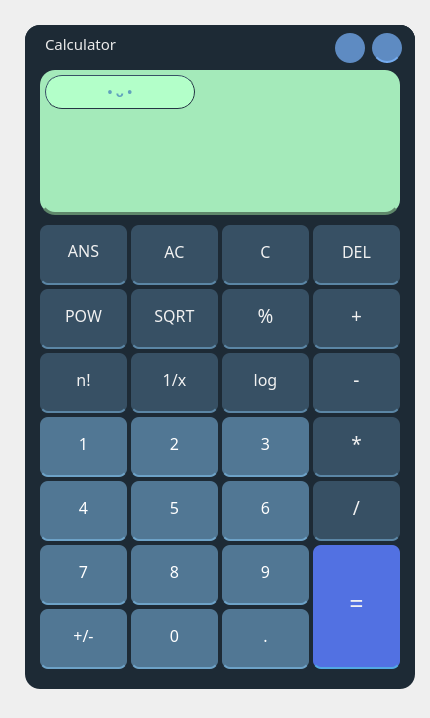
<?xml version="1.0" encoding="UTF-8"?>
<ui version="4.0">
 <class>Calculator</class>
 <widget class="QMainWindow" name="Calculator">
  <property name="geometry">
   <rect>
    <x>0</x>
    <y>0</y>
    <width>430</width>
    <height>718</height>
   </rect>
  </property>
  <property name="font">
   <font>
    <family>Cascadia Code</family>
   </font>
  </property>
  <property name="windowTitle">
   <string>MainWindow</string>
  </property>
  <widget class="QWidget" name="centralwidget">
   <widget class="QWidget" name="widget" native="true">
    <property name="geometry">
     <rect>
      <x>25</x>
      <y>25</y>
      <width>390</width>
      <height>664</height>
     </rect>
    </property>
    <property name="font">
     <font>
      <family>Cascadia Code</family>
      <pointsize>16</pointsize>
     </font>
    </property>
    <property name="styleSheet">
     <string notr="true">background-color:rgb(29, 42, 53);
border-radius:15px;</string>
    </property>
    <widget class="QLineEdit" name="result_field">
     <property name="geometry">
      <rect>
       <x>15</x>
       <y>45</y>
       <width>360</width>
       <height>145</height>
      </rect>
     </property>
     <property name="sizePolicy">
      <sizepolicy hsizetype="Expanding" vsizetype="Expanding">
       <horstretch>0</horstretch>
       <verstretch>0</verstretch>
      </sizepolicy>
     </property>
     <property name="minimumSize">
      <size>
       <width>0</width>
       <height>0</height>
      </size>
     </property>
     <property name="maximumSize">
      <size>
       <width>16777215</width>
       <height>16777215</height>
      </size>
     </property>
     <property name="font">
      <font>
       <family>Cascadia Code</family>
       <pointsize>26</pointsize>
       <kerning>true</kerning>
      </font>
     </property>
     <property name="layoutDirection">
      <enum>Qt::LeftToRight</enum>
     </property>
     <property name="styleSheet">
      <string notr="true">/*background-color:rgba(17, 30, 42, 255);
border-bottom:2px solid rgba(0, 0, 0, 0);
border-bottom-color:rgba(46, 82, 101, 255);
padding-bottom:7px;*/

color:rgba(71, 128, 177, 235);


background-color: rgba(179, 255, 201, 230);
border-bottom:3px solid rgba(0, 0, 0, 0);
border-bottom-color:rgb(95, 136, 107);
padding-bottom:7px;
</string>
     </property>
     <property name="text">
      <string/>
     </property>
     <property name="maxLength">
      <number>30</number>
     </property>
     <property name="frame">
      <bool>true</bool>
     </property>
     <property name="cursorPosition">
      <number>0</number>
     </property>
     <property name="alignment">
      <set>Qt::AlignCenter</set>
     </property>
     <property name="dragEnabled">
      <bool>true</bool>
     </property>
     <property name="readOnly">
      <bool>true</bool>
     </property>
     <property name="placeholderText">
      <string/>
     </property>
     <property name="cursorMoveStyle">
      <enum>Qt::VisualMoveStyle</enum>
     </property>
     <property name="clearButtonEnabled">
      <bool>false</bool>
     </property>
    </widget>
    <widget class="QPushButton" name="ANS">
     <property name="geometry">
      <rect>
       <x>15</x>
       <y>200</y>
       <width>87</width>
       <height>60</height>
      </rect>
     </property>
     <property name="font">
      <font>
       <family>Cascadia Code</family>
       <pointsize>12</pointsize>
       <weight>50</weight>
       <bold>false</bold>
      </font>
     </property>
     <property name="styleSheet">
      <string notr="true">QPushButton#ANS{
background-color:rgba(55, 80, 100, 255);
border-bottom:2px solid rgba(0, 0, 0, 0);
border-bottom-color:rgb(91, 134, 165);
padding-bottom:7px;
color:rgba(241, 241, 241, 255);
border-radius:8px;
}

QPushButton#ANS:pressed{
padding-left:4px;
padding-top:4px;
background-color:rgba(55, 80, 100, 100);
background-position:calc(100% - 10px)center;
}

QPushButton#ANS:hover{
background-color:rgba(55, 80, 100, 200);
}</string>
     </property>
     <property name="text">
      <string>ANS</string>
     </property>
    </widget>
    <widget class="QPushButton" name="AC">
     <property name="geometry">
      <rect>
       <x>106</x>
       <y>200</y>
       <width>87</width>
       <height>60</height>
      </rect>
     </property>
     <property name="font">
      <font>
       <family>Cascadia Code</family>
       <pointsize>12</pointsize>
      </font>
     </property>
     <property name="styleSheet">
      <string notr="true">QPushButton#AC{
background-color:rgba(55, 80, 100, 255);
border-bottom:2px solid rgba(0, 0, 0, 0);
border-bottom-color:rgb(91, 134, 165);
padding-bottom:5px;
color:rgba(241, 241, 241, 255);
border-radius:8px;
}

QPushButton#AC:pressed{
padding-left:4px;
padding-top:4px;
background-color:rgba(55, 80, 100, 100);
background-position:calc(100% - 10px)center;
}

QPushButton#AC:hover{
background-color:rgba(55, 80, 100, 200);
}</string>
     </property>
     <property name="text">
      <string>AC</string>
     </property>
    </widget>
    <widget class="QPushButton" name="C">
     <property name="geometry">
      <rect>
       <x>197</x>
       <y>200</y>
       <width>87</width>
       <height>60</height>
      </rect>
     </property>
     <property name="font">
      <font>
       <family>Cascadia Code</family>
       <pointsize>12</pointsize>
      </font>
     </property>
     <property name="styleSheet">
      <string notr="true">QPushButton#C{
background-color:rgba(55, 80, 100, 255);
border-bottom:2px solid rgba(0, 0, 0, 0);
border-bottom-color:rgb(91, 134, 165);
padding-bottom:5px;
color:rgba(241, 241, 241, 255);
border-radius:8px;
}

QPushButton#C:pressed{
padding-left:4px;
padding-top:4px;
background-color:rgba(55, 80, 100, 100);
background-position:calc(100% - 10px)center;
}

QPushButton#C:hover{
background-color:rgba(55, 80, 100, 200);
}</string>
     </property>
     <property name="text">
      <string>C</string>
     </property>
    </widget>
    <widget class="QPushButton" name="DEL">
     <property name="geometry">
      <rect>
       <x>288</x>
       <y>200</y>
       <width>87</width>
       <height>60</height>
      </rect>
     </property>
     <property name="font">
      <font>
       <family>Cascadia Code</family>
       <pointsize>12</pointsize>
      </font>
     </property>
     <property name="styleSheet">
      <string notr="true">QPushButton#DEL{
background-color:rgba(55, 80, 100, 255);
border-bottom:2px solid rgba(0, 0, 0, 0);
border-bottom-color:rgb(91, 134, 165);
padding-bottom:5px;
color:rgba(241, 241, 241, 255);
border-radius:8px;
}

QPushButton#DEL:pressed{
padding-left:4px;
padding-top:4px;
background-color:rgba(55, 80, 100, 100);
background-position:calc(100% - 10px)center;
}

QPushButton#DEL:hover{
background-color:rgba(55, 80, 100, 200);
}</string>
     </property>
     <property name="text">
      <string>DEL</string>
     </property>
    </widget>
    <widget class="QPushButton" name="POW">
     <property name="geometry">
      <rect>
       <x>15</x>
       <y>264</y>
       <width>87</width>
       <height>60</height>
      </rect>
     </property>
     <property name="font">
      <font>
       <family>Cascadia Code</family>
       <pointsize>12</pointsize>
      </font>
     </property>
     <property name="styleSheet">
      <string notr="true">QPushButton#POW{
background-color:rgba(55, 80, 100, 255);
border-bottom:2px solid rgba(0, 0, 0, 0);
border-bottom-color:rgb(91, 134, 165);
padding-bottom:5px;
color:rgba(241, 241, 241, 255);
border-radius:8px;
}

QPushButton#POW:pressed{
padding-left:4px;
padding-top:4px;
background-color:rgba(55, 80, 100, 100);
background-position:calc(100% - 10px)center;
}

QPushButton#POW:hover{
background-color:rgba(55, 80, 100, 200);
}</string>
     </property>
     <property name="text">
      <string>POW</string>
     </property>
    </widget>
    <widget class="QPushButton" name="SQRT">
     <property name="geometry">
      <rect>
       <x>106</x>
       <y>264</y>
       <width>87</width>
       <height>60</height>
      </rect>
     </property>
     <property name="font">
      <font>
       <family>Cascadia Code</family>
       <pointsize>12</pointsize>
      </font>
     </property>
     <property name="styleSheet">
      <string notr="true">QPushButton#SQRT{
background-color:rgba(55, 80, 100, 255);
border-bottom:2px solid rgba(0, 0, 0, 0);
border-bottom-color:rgb(91, 134, 165);
padding-bottom:5px;
color:rgba(241, 241, 241, 255);
border-radius:8px;
}

QPushButton#SQRT:pressed{
padding-left:4px;
padding-top:4px;
background-color:rgba(55, 80, 100, 100);
background-position:calc(100% - 10px)center;
}

QPushButton#SQRT:hover{
background-color:rgba(55, 80, 100, 200);
}</string>
     </property>
     <property name="text">
      <string>SQRT</string>
     </property>
    </widget>
    <widget class="QPushButton" name="PERCENTAGE">
     <property name="geometry">
      <rect>
       <x>197</x>
       <y>264</y>
       <width>87</width>
       <height>60</height>
      </rect>
     </property>
     <property name="font">
      <font>
       <family>Cascadia Code</family>
       <pointsize>14</pointsize>
       <weight>50</weight>
       <bold>false</bold>
      </font>
     </property>
     <property name="styleSheet">
      <string notr="true">QPushButton#PERCENTAGE{
background-color:rgba(55, 80, 100, 255);
border-bottom:2px solid rgba(0, 0, 0, 0);
border-bottom-color:rgb(91, 134, 165);
padding-bottom:5px;
color:rgba(241, 241, 241, 255);
border-radius:8px;
}

QPushButton#PERCENTAGE:pressed{
padding-left:4px;
padding-top:4px;
background-color:rgba(55, 80, 100, 100);
background-position:calc(100% - 10px)center;
}

QPushButton#PERCENTAGE:hover{
background-color:rgba(55, 80, 100, 200);
}</string>
     </property>
     <property name="text">
      <string>%</string>
     </property>
    </widget>
    <widget class="QPushButton" name="PLUS">
     <property name="geometry">
      <rect>
       <x>288</x>
       <y>264</y>
       <width>87</width>
       <height>60</height>
      </rect>
     </property>
     <property name="font">
      <font>
       <family>Cascadia Code</family>
       <pointsize>14</pointsize>
      </font>
     </property>
     <property name="styleSheet">
      <string notr="true">QPushButton#PLUS{
background-color:rgba(55, 80, 100, 255);
border-bottom:2px solid rgba(0, 0, 0, 0);
border-bottom-color:rgb(91, 134, 165);
padding-bottom:5px;
color:rgba(241, 241, 241, 255);
border-radius:8px;
}

QPushButton#PLUS:pressed{
padding-left:4px;
padding-top:4px;
background-color:rgba(55, 80, 100, 100);
background-position:calc(100% - 10px)center;
}

QPushButton#PLUS:hover{
background-color:rgba(55, 80, 100, 200);
}</string>
     </property>
     <property name="text">
      <string>+</string>
     </property>
    </widget>
    <widget class="QPushButton" name="MINUS">
     <property name="geometry">
      <rect>
       <x>288</x>
       <y>328</y>
       <width>87</width>
       <height>60</height>
      </rect>
     </property>
     <property name="font">
      <font>
       <family>Cascadia Code</family>
       <pointsize>14</pointsize>
      </font>
     </property>
     <property name="styleSheet">
      <string notr="true">QPushButton#MINUS{
background-color:rgba(55, 80, 100, 255);
border-bottom:2px solid rgba(0, 0, 0, 0);
border-bottom-color:rgb(91, 134, 165);
padding-bottom:5px;
color:rgba(241, 241, 241, 255);
border-radius:8px;
}

QPushButton#MINUS:pressed{
padding-left:4px;
padding-top:4px;
background-color:rgba(55, 80, 100, 100);
background-position:calc(100% - 10px)center;
}

QPushButton#MINUS:hover{
background-color:rgba(55, 80, 100, 200);
}</string>
     </property>
     <property name="text">
      <string>-</string>
     </property>
    </widget>
    <widget class="QPushButton" name="TIMES">
     <property name="geometry">
      <rect>
       <x>288</x>
       <y>392</y>
       <width>87</width>
       <height>60</height>
      </rect>
     </property>
     <property name="font">
      <font>
       <family>Cascadia Code</family>
       <pointsize>14</pointsize>
      </font>
     </property>
     <property name="styleSheet">
      <string notr="true">QPushButton#TIMES{
background-color:rgba(55, 80, 100, 255);
border-bottom:2px solid rgba(0, 0, 0, 0);
border-bottom-color:rgb(91, 134, 165);
padding-bottom:5px;
color:rgba(241, 241, 241, 255);
border-radius:8px;
}

QPushButton#TIMES:pressed{
padding-left:4px;
padding-top:4px;
background-color:rgba(55, 80, 100, 100);
background-position:calc(100% - 10px)center;
}

QPushButton#TIMES:hover{
background-color:rgba(55, 80, 100, 200);
}</string>
     </property>
     <property name="text">
      <string>*</string>
     </property>
    </widget>
    <widget class="QPushButton" name="DIV">
     <property name="geometry">
      <rect>
       <x>288</x>
       <y>456</y>
       <width>87</width>
       <height>60</height>
      </rect>
     </property>
     <property name="font">
      <font>
       <family>Cascadia Code</family>
       <pointsize>14</pointsize>
      </font>
     </property>
     <property name="styleSheet">
      <string notr="true">QPushButton#DIV{
background-color:rgba(55, 80, 100, 255);
border-bottom:2px solid rgba(0, 0, 0, 0);
border-bottom-color:rgb(91, 134, 165);
padding-bottom:5px;
color:rgba(241, 241, 241, 255);
border-radius:8px;
}

QPushButton#DIV:pressed{
padding-left:4px;
padding-top:4px;
background-color:rgba(55, 80, 100, 100);
background-position:calc(100% - 10px)center;
}

QPushButton#DIV:hover{
background-color:rgba(55, 80, 100, 200);
}</string>
     </property>
     <property name="text">
      <string>/</string>
     </property>
    </widget>
    <widget class="QPushButton" name="EQUAL">
     <property name="geometry">
      <rect>
       <x>288</x>
       <y>520</y>
       <width>87</width>
       <height>124</height>
      </rect>
     </property>
     <property name="font">
      <font>
       <family>Cascadia Code</family>
       <pointsize>19</pointsize>
      </font>
     </property>
     <property name="styleSheet">
      <string notr="true">QPushButton#EQUAL{
background-color:rgba(82, 113, 226, 255);
border-bottom:2px solid rgba(0, 0, 0, 0);
border-bottom-color:rgb(82, 168, 226);
padding-bottom:5px;
color:rgba(241, 241, 241, 255);
border-radius:8px;
}

QPushButton#EQUAL:pressed{
padding-left:4px;
padding-top:4px;
background-color:rgba(82, 113, 226, 100);
background-position:calc(100% - 10px)center;
}

QPushButton#EQUAL:hover{
background-color:rgba(82, 113, 226, 200);
}</string>
     </property>
     <property name="text">
      <string>=</string>
     </property>
    </widget>
    <widget class="QPushButton" name="N1">
     <property name="geometry">
      <rect>
       <x>15</x>
       <y>392</y>
       <width>87</width>
       <height>60</height>
      </rect>
     </property>
     <property name="font">
      <font>
       <family>Cascadia Code</family>
       <pointsize>12</pointsize>
      </font>
     </property>
     <property name="styleSheet">
      <string notr="true">QPushButton#N1{
background-color:rgba(85, 124, 154, 238);
border-bottom:2px solid rgba(0, 0, 0, 0);
border-bottom-color:rgb(109, 162, 199);
padding-bottom:5px;
color:rgba(255, 255, 255, 255);
border-radius:8px;
}

QPushButton#N1:pressed{
padding-left:4px;
padding-top:4px;
background-color:rgba(85, 124, 154, 100);
background-position:calc(100% - 10px)center;
}

QPushButton#N1:hover{
background-color:rgba(85, 124, 154, 200);
}</string>
     </property>
     <property name="text">
      <string>1</string>
     </property>
    </widget>
    <widget class="QPushButton" name="N2">
     <property name="geometry">
      <rect>
       <x>106</x>
       <y>392</y>
       <width>87</width>
       <height>60</height>
      </rect>
     </property>
     <property name="font">
      <font>
       <family>Cascadia Code</family>
       <pointsize>12</pointsize>
      </font>
     </property>
     <property name="styleSheet">
      <string notr="true">QPushButton#N2{
background-color:rgba(85, 124, 154, 238);
border-bottom:2px solid rgba(0, 0, 0, 0);
border-bottom-color:rgb(109, 162, 199);
padding-bottom:5px;
color:rgba(255, 255, 255, 255);
border-radius:8px;
}

QPushButton#N2:pressed{
padding-left:4px;
padding-top:4px;
background-color:rgba(85, 124, 154, 100);
background-position:calc(100% - 10px)center;
}

QPushButton#N2:hover{
background-color:rgba(85, 124, 154, 200);
}</string>
     </property>
     <property name="text">
      <string>2</string>
     </property>
    </widget>
    <widget class="QPushButton" name="N3">
     <property name="geometry">
      <rect>
       <x>197</x>
       <y>392</y>
       <width>87</width>
       <height>60</height>
      </rect>
     </property>
     <property name="font">
      <font>
       <family>Cascadia Code</family>
       <pointsize>12</pointsize>
      </font>
     </property>
     <property name="styleSheet">
      <string notr="true">QPushButton#N3{
background-color:rgba(85, 124, 154, 238);
border-bottom:2px solid rgba(0, 0, 0, 0);
border-bottom-color:rgb(109, 162, 199);
padding-bottom:5px;
color:rgba(255, 255, 255, 255);
border-radius:8px;
}

QPushButton#N3:pressed{
padding-left:4px;
padding-top:4px;
background-color:rgba(85, 124, 154, 100);
background-position:calc(100% - 10px)center;
}

QPushButton#N3:hover{
background-color:rgba(85, 124, 154, 200);
}</string>
     </property>
     <property name="text">
      <string>3</string>
     </property>
    </widget>
    <widget class="QPushButton" name="N4">
     <property name="geometry">
      <rect>
       <x>15</x>
       <y>456</y>
       <width>87</width>
       <height>60</height>
      </rect>
     </property>
     <property name="font">
      <font>
       <family>Cascadia Code</family>
       <pointsize>12</pointsize>
      </font>
     </property>
     <property name="styleSheet">
      <string notr="true">QPushButton#N4{
background-color:rgba(85, 124, 154, 238);
border-bottom:2px solid rgba(0, 0, 0, 0);
border-bottom-color:rgb(109, 162, 199);
padding-bottom:5px;
color:rgba(255, 255, 255, 255);
border-radius:8px;
}

QPushButton#N4:pressed{
padding-left:4px;
padding-top:4px;
background-color:rgba(85, 124, 154, 100);
background-position:calc(100% - 10px)center;
}

QPushButton#N4:hover{
background-color:rgba(85, 124, 154, 200);
}</string>
     </property>
     <property name="text">
      <string>4</string>
     </property>
    </widget>
    <widget class="QPushButton" name="N5">
     <property name="geometry">
      <rect>
       <x>106</x>
       <y>456</y>
       <width>87</width>
       <height>60</height>
      </rect>
     </property>
     <property name="font">
      <font>
       <family>Cascadia Code</family>
       <pointsize>12</pointsize>
      </font>
     </property>
     <property name="styleSheet">
      <string notr="true">QPushButton#N5{
background-color:rgba(85, 124, 154, 238);
border-bottom:2px solid rgba(0, 0, 0, 0);
border-bottom-color:rgb(109, 162, 199);
padding-bottom:5px;
color:rgba(255, 255, 255, 255);
border-radius:8px;
}

QPushButton#N5:pressed{
padding-left:4px;
padding-top:4px;
background-color:rgba(85, 124, 154, 100);
background-position:calc(100% - 10px)center;
}

QPushButton#N5:hover{
background-color:rgba(85, 124, 154, 200);
}</string>
     </property>
     <property name="text">
      <string>5</string>
     </property>
    </widget>
    <widget class="QPushButton" name="N6">
     <property name="geometry">
      <rect>
       <x>197</x>
       <y>456</y>
       <width>87</width>
       <height>60</height>
      </rect>
     </property>
     <property name="font">
      <font>
       <family>Cascadia Code</family>
       <pointsize>12</pointsize>
      </font>
     </property>
     <property name="styleSheet">
      <string notr="true">QPushButton#N6{
background-color:rgba(85, 124, 154, 238);
border-bottom:2px solid rgba(0, 0, 0, 0);
border-bottom-color:rgb(109, 162, 199);
padding-bottom:5px;
color:rgba(255, 255, 255, 255);
border-radius:8px;
}

QPushButton#N6:pressed{
padding-left:4px;
padding-top:4px;
background-color:rgba(85, 124, 154, 100);
background-position:calc(100% - 10px)center;
}

QPushButton#N6:hover{
background-color:rgba(85, 124, 154, 200);
}</string>
     </property>
     <property name="text">
      <string>6</string>
     </property>
    </widget>
    <widget class="QPushButton" name="N7">
     <property name="geometry">
      <rect>
       <x>15</x>
       <y>520</y>
       <width>87</width>
       <height>60</height>
      </rect>
     </property>
     <property name="font">
      <font>
       <family>Cascadia Code</family>
       <pointsize>12</pointsize>
      </font>
     </property>
     <property name="styleSheet">
      <string notr="true">QPushButton#N7{
background-color:rgba(85, 124, 154, 238);
border-bottom:2px solid rgba(0, 0, 0, 0);
border-bottom-color:rgb(109, 162, 199);
padding-bottom:5px;
color:rgba(255, 255, 255, 255);
border-radius:8px;
}

QPushButton#N7:pressed{
padding-left:4px;
padding-top:4px;
background-color:rgba(85, 124, 154, 100);
background-position:calc(100% - 10px)center;
}

QPushButton#N7:hover{
background-color:rgba(85, 124, 154, 200);
}</string>
     </property>
     <property name="text">
      <string>7</string>
     </property>
    </widget>
    <widget class="QPushButton" name="SIGNAL">
     <property name="geometry">
      <rect>
       <x>15</x>
       <y>584</y>
       <width>87</width>
       <height>60</height>
      </rect>
     </property>
     <property name="font">
      <font>
       <family>Cascadia Code</family>
       <pointsize>12</pointsize>
      </font>
     </property>
     <property name="styleSheet">
      <string notr="true">QPushButton#SIGNAL{
background-color:rgba(85, 124, 154, 238);
border-bottom:2px solid rgba(0, 0, 0, 0);
border-bottom-color:rgb(109, 162, 199);
padding-bottom:5px;
color:rgba(255, 255, 255, 255);
border-radius:8px;
}

QPushButton#SIGNAL:pressed{
padding-left:4px;
padding-top:4px;
background-color:rgba(85, 124, 154, 100);
background-position:calc(100% - 10px)center;
}

QPushButton#SIGNAL:hover{
background-color:rgba(85, 124, 154, 200);
}</string>
     </property>
     <property name="text">
      <string>+/-</string>
     </property>
    </widget>
    <widget class="QPushButton" name="N0">
     <property name="geometry">
      <rect>
       <x>106</x>
       <y>584</y>
       <width>87</width>
       <height>60</height>
      </rect>
     </property>
     <property name="font">
      <font>
       <family>Cascadia Code</family>
       <pointsize>12</pointsize>
      </font>
     </property>
     <property name="styleSheet">
      <string notr="true">QPushButton#N0{
background-color:rgba(85, 124, 154, 238);
border-bottom:2px solid rgba(0, 0, 0, 0);
border-bottom-color:rgb(109, 162, 199);
padding-bottom:5px;
color:rgba(255, 255, 255, 255);
border-radius:8px;
}

QPushButton#N0:pressed{
padding-left:4px;
padding-top:4px;
background-color:rgba(85, 124, 154, 100);
background-position:calc(100% - 10px)center;
}

QPushButton#N0:hover{
background-color:rgba(85, 124, 154, 200);
}</string>
     </property>
     <property name="text">
      <string>0</string>
     </property>
    </widget>
    <widget class="QPushButton" name="N8">
     <property name="geometry">
      <rect>
       <x>106</x>
       <y>520</y>
       <width>87</width>
       <height>60</height>
      </rect>
     </property>
     <property name="font">
      <font>
       <family>Cascadia Code</family>
       <pointsize>12</pointsize>
      </font>
     </property>
     <property name="styleSheet">
      <string notr="true">QPushButton#N8{
background-color:rgba(85, 124, 154, 238);
border-bottom:2px solid rgba(0, 0, 0, 0);
border-bottom-color:rgb(109, 162, 199);
padding-bottom:5px;
color:rgba(255, 255, 255, 255);
border-radius:8px;
}

QPushButton#N8:pressed{
padding-left:4px;
padding-top:4px;
background-color:rgba(85, 124, 154, 100);
background-position:calc(100% - 10px)center;
}

QPushButton#N8:hover{
background-color:rgba(85, 124, 154, 200);
}</string>
     </property>
     <property name="text">
      <string>8</string>
     </property>
    </widget>
    <widget class="QPushButton" name="N9">
     <property name="geometry">
      <rect>
       <x>197</x>
       <y>520</y>
       <width>87</width>
       <height>60</height>
      </rect>
     </property>
     <property name="font">
      <font>
       <family>Cascadia Code</family>
       <pointsize>12</pointsize>
      </font>
     </property>
     <property name="styleSheet">
      <string notr="true">QPushButton#N9{
background-color:rgba(85, 124, 154, 238);
border-bottom:2px solid rgba(0, 0, 0, 0);
border-bottom-color:rgb(109, 162, 199);
padding-bottom:5px;
color:rgba(255, 255, 255, 255);
border-radius:8px;
}

QPushButton#N9:pressed{
padding-left:4px;
padding-top:4px;
background-color:rgba(85, 124, 154, 100);
background-position:calc(100% - 10px)center;
}

QPushButton#N9:hover{
background-color:rgba(85, 124, 154, 200);
}</string>
     </property>
     <property name="text">
      <string>9</string>
     </property>
    </widget>
    <widget class="QPushButton" name="DECIMAL">
     <property name="geometry">
      <rect>
       <x>197</x>
       <y>584</y>
       <width>87</width>
       <height>60</height>
      </rect>
     </property>
     <property name="font">
      <font>
       <family>Cascadia Code</family>
       <pointsize>12</pointsize>
      </font>
     </property>
     <property name="styleSheet">
      <string notr="true">QPushButton#DECIMAL{
background-color:rgba(85, 124, 154, 238);
border-bottom:2px solid rgba(0, 0, 0, 0);
border-bottom-color:rgb(109, 162, 199);
padding-bottom:5px;
color:rgba(255, 255, 255, 255);
border-radius:8px;
}

QPushButton#DECIMAL:pressed{
padding-left:4px;
padding-top:4px;
background-color:rgba(85, 124, 154, 100);
background-position:calc(100% - 10px)center;
}

QPushButton#DECIMAL:hover{
background-color:rgba(85, 124, 154, 200);
}</string>
     </property>
     <property name="text">
      <string>.</string>
     </property>
    </widget>
    <widget class="QFrame" name="header_frame">
     <property name="geometry">
      <rect>
       <x>0</x>
       <y>0</y>
       <width>390</width>
       <height>38</height>
      </rect>
     </property>
     <property name="styleSheet">
      <string notr="true"/>
     </property>
     <property name="frameShape">
      <enum>QFrame::StyledPanel</enum>
     </property>
     <property name="frameShadow">
      <enum>QFrame::Raised</enum>
     </property>
     <widget class="QFrame" name="frame">
      <property name="geometry">
       <rect>
        <x>270</x>
        <y>0</y>
        <width>120</width>
        <height>38</height>
       </rect>
      </property>
      <property name="frameShape">
       <enum>QFrame::StyledPanel</enum>
      </property>
      <property name="frameShadow">
       <enum>QFrame::Raised</enum>
      </property>
      <widget class="QPushButton" name="close_window_button">
       <property name="geometry">
        <rect>
         <x>77</x>
         <y>8</y>
         <width>30</width>
         <height>30</height>
        </rect>
       </property>
       <property name="cursor">
        <cursorShape>ArrowCursor</cursorShape>
       </property>
       <property name="styleSheet">
        <string notr="true">QPushButton#close_window_button{
border-bottom:2px solid rgba(0,0,0,0);
border-bottom-color:rgb(116, 171, 239);
padding-bottom:0px;
background-color:rgb(94, 139, 194);
}

QPushButton#close_window_button:pressed{
padding-left:2px;
padding-top:2px;
background-color:rgba(223, 0, 0, 150);
background-position:calc(100% - 10px)center;
}

QPushButton#close_window_button:hover{
border-bottom:2px solid rgba(0,0,0,0);
border-bottom-color:rgba(223, 0, 0, 255);
padding-bottom:0px;
background-color:rgba(223, 0, 0, 200);
}</string>
       </property>
       <property name="text">
        <string/>
       </property>
       <property name="icon">
        <iconset>
         <normaloff>cross.svg</normaloff>cross.svg</iconset>
       </property>
      </widget>
      <widget class="QPushButton" name="minimize_window_button">
       <property name="geometry">
        <rect>
         <x>40</x>
         <y>8</y>
         <width>30</width>
         <height>30</height>
        </rect>
       </property>
       <property name="cursor">
        <cursorShape>ArrowCursor</cursorShape>
       </property>
       <property name="styleSheet">
        <string notr="true">QPushButton#minimize_window_button{
padding-bottom:0px;
background-color:rgb(94, 139, 194);
}

QPushButton#minimize_window_button:pressed{
padding-left:2px;
padding-top:2px;
background-color:rgba(108, 159, 222, 100);
background-position:calc(100% - 10px)center;
}

QPushButton#minimize_window_button:hover{
background-color:rgba(108, 159, 222, 255);
}</string>
       </property>
       <property name="text">
        <string/>
       </property>
       <property name="icon">
        <iconset>
         <normaloff>minus.svg</normaloff>minus.svg</iconset>
       </property>
      </widget>
     </widget>
     <widget class="QLabel" name="Name">
      <property name="geometry">
       <rect>
        <x>20</x>
        <y>0</y>
        <width>280</width>
        <height>38</height>
       </rect>
      </property>
      <property name="font">
       <font>
        <family>Cascadia Code</family>
        <pointsize>11</pointsize>
       </font>
      </property>
      <property name="styleSheet">
       <string notr="true">color:rgb(234, 234, 234);</string>
      </property>
      <property name="lineWidth">
       <number>1</number>
      </property>
      <property name="text">
       <string>Calculator</string>
      </property>
      <property name="textFormat">
       <enum>Qt::AutoText</enum>
      </property>
     </widget>
    </widget>
    <widget class="QLabel" name="face">
     <property name="geometry">
      <rect>
       <x>20</x>
       <y>50</y>
       <width>150</width>
       <height>34</height>
      </rect>
     </property>
     <property name="font">
      <font>
       <family>Cascadia Code</family>
       <pointsize>10</pointsize>
       <weight>75</weight>
       <bold>true</bold>
      </font>
     </property>
     <property name="styleSheet">
      <string notr="true">border:1px outset rgb(37, 54, 68);
border-radius:17px;
color:rgba(74, 135, 185, 200);
background-color:rgba(179, 255, 201, 255);
</string>
     </property>
     <property name="text">
      <string>• ᴗ •</string>
     </property>
     <property name="textFormat">
      <enum>Qt::RichText</enum>
     </property>
     <property name="alignment">
      <set>Qt::AlignCenter</set>
     </property>
    </widget>
    <widget class="QPushButton" name="FACTORIAL">
     <property name="geometry">
      <rect>
       <x>15</x>
       <y>328</y>
       <width>87</width>
       <height>60</height>
      </rect>
     </property>
     <property name="font">
      <font>
       <family>Cascadia Code</family>
       <pointsize>12</pointsize>
      </font>
     </property>
     <property name="styleSheet">
      <string notr="true">QPushButton#FACTORIAL{
background-color:rgba(55, 80, 100, 255);
border-bottom:2px solid rgba(0, 0, 0, 0);
border-bottom-color:rgb(91, 134, 165);
padding-bottom:5px;
color:rgba(241, 241, 241, 255);
border-radius:8px;
}

QPushButton#FACTORIAL:pressed{
padding-left:4px;
padding-top:4px;
background-color:rgba(55, 80, 100, 100);
background-position:calc(100% - 10px)center;
}

QPushButton#FACTORIAL:hover{
background-color:rgba(55, 80, 100, 200);
}</string>
     </property>
     <property name="text">
      <string>n!</string>
     </property>
    </widget>
    <widget class="QPushButton" name="INV">
     <property name="geometry">
      <rect>
       <x>106</x>
       <y>328</y>
       <width>87</width>
       <height>60</height>
      </rect>
     </property>
     <property name="font">
      <font>
       <family>Cascadia Code</family>
       <pointsize>12</pointsize>
      </font>
     </property>
     <property name="styleSheet">
      <string notr="true">QPushButton#INV{
background-color:rgba(55, 80, 100, 255);
border-bottom:2px solid rgba(0, 0, 0, 0);
border-bottom-color:rgb(91, 134, 165);
padding-bottom:5px;
color:rgba(241, 241, 241, 255);
border-radius:8px;
}

QPushButton#INV:pressed{
padding-left:4px;
padding-top:4px;
background-color:rgba(55, 80, 100, 100);
background-position:calc(100% - 10px)center;
}

QPushButton#INV:hover{
background-color:rgba(55, 80, 100, 200);
}</string>
     </property>
     <property name="text">
      <string>1/x</string>
     </property>
    </widget>
    <widget class="QPushButton" name="LOG">
     <property name="geometry">
      <rect>
       <x>197</x>
       <y>328</y>
       <width>87</width>
       <height>60</height>
      </rect>
     </property>
     <property name="font">
      <font>
       <family>Cascadia Code</family>
       <pointsize>12</pointsize>
      </font>
     </property>
     <property name="styleSheet">
      <string notr="true">QPushButton#LOG{
background-color:rgba(55, 80, 100, 255);
border-bottom:2px solid rgba(0, 0, 0, 0);
border-bottom-color:rgb(91, 134, 165);
padding-bottom:5px;
color:rgba(241, 241, 241, 255);
border-radius:8px;
}

QPushButton#LOG:pressed{
padding-left:4px;
padding-top:4px;
background-color:rgba(55, 80, 100, 100);
background-position:calc(100% - 10px)center;
}

QPushButton#LOG:hover{
background-color:rgba(55, 80, 100, 200);
}</string>
     </property>
     <property name="text">
      <string>log</string>
     </property>
    </widget>
   </widget>
  </widget>
 </widget>
 <resources/>
 <connections/>
</ui>
